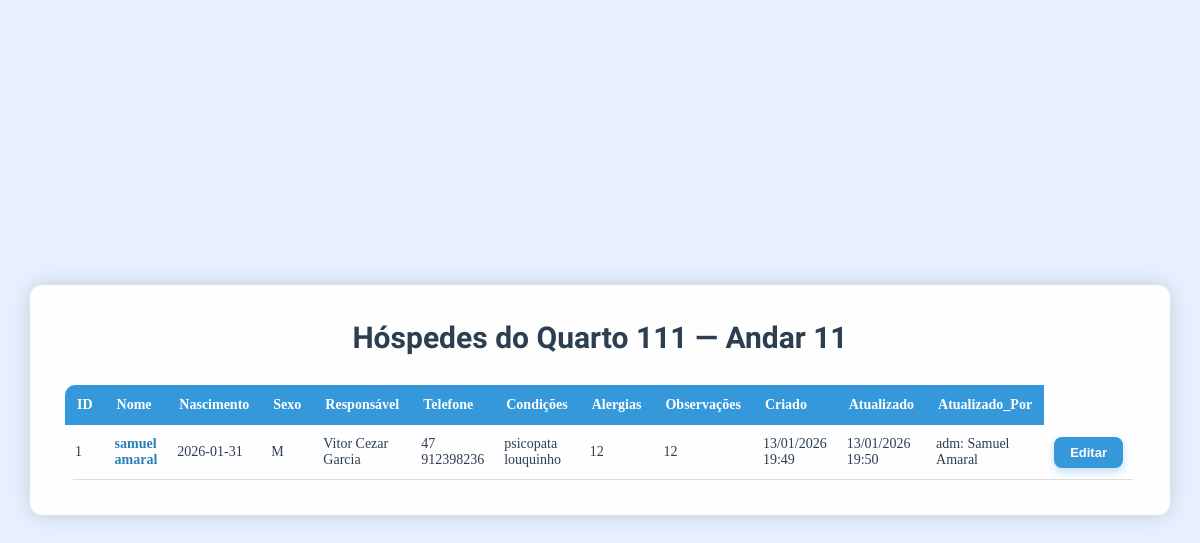
/adm/quartos/1/hospedes (signed in), run on the app's committed database.
### Database/models/quartos.py (models this page shows)
class Quartos(BaseModel):
    id_quarto = AutoField()
    num_quarto = IntegerField()
    andar = IntegerField()
    class Meta:
        table_name = "quartos"

### Database/models/hospedes.py (models this page shows)
class Hospedes(BaseModel):
    id_hospede = AutoField()
    nome = CharField()
    data_nascimento = DateField()
    sexo = CharField(max_length=10)
    responsavel_nome = CharField(max_length=150)
    responsavel_telefone = CharField(max_length=20)
    condicoes_medicas = TextField(null=True)
    alergias = TextField(null=True)
    observacoes = TextField(null=True)
    criado_em = DateTimeField(default=datetime.datetime.now)
    atualizado_em = DateTimeField(default=datetime.datetime.now)
    atualizado_por = CharField(null=True)
    id_quarto = ForeignKeyField(Quartos, backref="hospedes", column_name="id_quarto", null=True)
    class Meta:
        database = db

### routes/adm.py (the view)
@rota_adm.route('/quartos/<int:id_quarto>/hospedes', methods=['GET'])
def ver_hospedes_quarto(id_quarto):
    check = validar_adm()
    if check:
        return check
    quarto = Quartos.get_or_none(Quartos.id_quarto == id_quarto)
    if not quarto:
        return "Quarto não encontrado", 404
    print(session)
    hospedes = list(quarto.hospedes)
    return render_template('adm/hospede_quarto.html', quarto=quarto,hospedes=hospedes )

### main.py (called while the page is built)
@app.after_request
def bloquear_cache(response):
    response.headers["Cache-Control"] = "no-store, no-cache, must-revalidate, private"
    response.headers["Pragma"] = "no-cache"
    response.headers["Expires"] = "0"
    return response

### routes/adm.py (called while the page is built)
def validar_adm():
    if 'cargo' not in session:
        return redirect(url_for('home.login'))
    if session.get("cargo") != "adm":
        return redirect(url_for('home.login'))
    return None

### templates/adm/hospede_quarto.html (shortened to what this page needs)
<!DOCTYPE html>
<html lang="pt-br">
<head>
    <link href='https://unpkg.com/boxicons@2.1.4/css/boxicons.min.css' rel='stylesheet'>
    <link rel="stylesheet" href="{{ url_for('static', filename='css/hospede_quarto.css') }}">
</head>
<body>
    <div class="container-custom">
        <h1 class="titulo">
            Hóspedes do Quarto {{ quarto.num_quarto }} — Andar {{ quarto.andar }}
        </h1>
        <div class="table-container">
            <table>
                <thead>
                    <tr>
                        <th>ID</th>
                        <th>Nome</th>
                        <th>Nascimento</th>
                        <th>Sexo</th>
                        <th>Responsável</th>
                        <th>Telefone</th>
                        <th>Condições</th>
                        <th>Alergias</th>
                        <th>Observações</th>
                        <th>Criado</th>
                        <th>Atualizado</th>
                        <th>Atualizado_Por</th>
                    </tr>
                </thead>
                <tbody>
                    {% for h in hospedes %}
                    <tr>
                        <td>{{ h.id_hospede }}</td>
                        <td class="nome">{{ h.nome }}</td>
                        <td>{{ h.data_nascimento }}</td>
                        <td>{{ h.sexo }}</td>
                        <td>{{ h.responsavel_nome }}</td>
                        <td>{{ h.responsavel_telefone }}</td>
                        <td>{{ h.condicoes_medicas }}</td>
                        <td>{{ h.alergias }}</td>
                        <td>{{ h.observacoes }}</td>
                        <td>{{ h.criado_em.strftime('%d/%m/%Y %H:%M') if h.criado_em else '' }}</td>
                        <td>{{ h.atualizado_em.strftime('%d/%m/%Y %H:%M') if h.atualizado_em else '' }}</td>
                        <td>{{ h.atualizado_por or '—' }}</td>
                        <td>
                            <a href="{{ url_for('adm.editar_hospede', id=h.id_hospede) }}">
                                <button class="button_edit">Editar</button>
                            </a>
                        </td>
                        <th>
                        </th>
                    </tr>
                    {% endfor %}
                </tbody>
            </table>
        </div>
    </div>
</body>
</html>

### static/css/hospede_quarto.css (style rules this page uses)
* { margin: 0; padding: 0; box-sizing: border-box; }
body { min-height: 100vh; background-color: #e6f0ff; display: flex; justify-content: center; align-items: center; }
.container-custom { width: 95%; max-width: 1400px; background-color: rgba(255,255,255,0.95); border-radius: 12px; padding: 35px; box-shadow: 0 0 20px rgba(0,0,0,0.15); }
.titulo { text-align: center; font-size: 30px; color: #2c3e50; margin-bottom: 30px; font-family: "BBH Sans Hegarty", sans-serif; }
.table-container { overflow-x: auto; }
table { width: 100%; border-collapse: collapse; border-radius: 10px; overflow: hidden; }
thead { background-color: #3498db; }
th { padding: 12px; color: white; text-align: left; font-size: 14px; }
td { padding: 10px; border-bottom: 1px solid #ddd; font-size: 14px; color: #2c3e50; }
.nome { font-weight: bold; color: #2980b9; }
.button_edit, .button_delete { padding: 8px 16px; border: none; border-radius: 8px; font-size: 13px; font-weight: bold; cursor: pointer; transition: 0.2s ease-in-out; display: inline-flex; align-items: center; justify-content: center; gap: 6px; }
.button_edit { background-color: #3498db; color: white; box-shadow: 0 4px 8px rgba(52, 152, 219, 0.3); }

### data on the page
Quartos: num_quarto "111", andar "11"
Hospedes: id_hospede "1", nome "samuel amaral", data_nascimento "2026-01-31", sexo "M", responsavel_nome "Vitor Cezar Garcia", responsavel_telefone "47 912398236", condicoes_medicas "psicopata louquinho", alergias "12", observacoes "12", criado_em "13/01/2026 19:49", atualizado_em "13/01/2026 19:50", atualizado_por "adm: Samuel Amaral"
